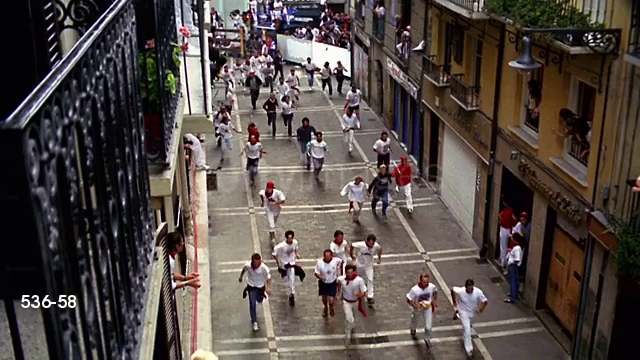
#> input picture Data/Video1/images/frame_000000.PNG, 640 x 360 px
$ python imageTransform.py
#> lines starting #> are read from the running program, lines starting #| are printed output that depends on the picture
import cv2
import numpy as np
import matplotlib.pyplot as plt


img = cv2.imread(r'Data/Video1/images/frame_000000.PNG')
#> img is the input picture: shape (360, 640, 3); mean B, G, R 69.1, 73.5, 82.9
rows, cols, ch = img.shape
#> rows = 360; cols = 640; ch = 3

pts1 = np.float32([[204, 94], [350, 90], [213, 355], [547, 330]])
pts2 = np.float32([[0, 0], [160, 0], [0, 200], [160, 200]])

M = cv2.getPerspectiveTransform(pts1, pts2)

dst = cv2.warpPerspective(img, M, (170, 200))
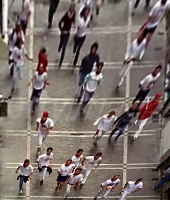
#> dst: shape (200, 170, 3); mean B, G, R 106.7, 111.4, 123.2

"""
plt.subplot(121), plt.imshow(cv2.cvtColor(img, cv2.COLOR_BGR2RGB)), plt.title('Input')
plt.subplot(122), plt.imshow(cv2.cvtColor(dst, cv2.COLOR_BGR2RGB)), plt.title('Output')
plt.show()"""

plt.imshow(cv2.cvtColor(dst, cv2.COLOR_BGR2RGB))
plt.show()

print(M.dot(np.array([204, 94, 1])))

print(M.dot(np.array([213, 355, 1])))
